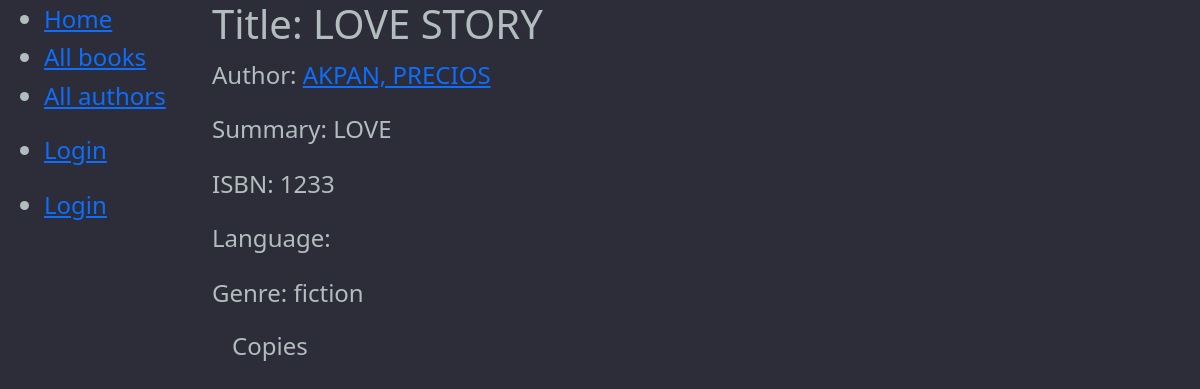
The app's page /book/2, older data.
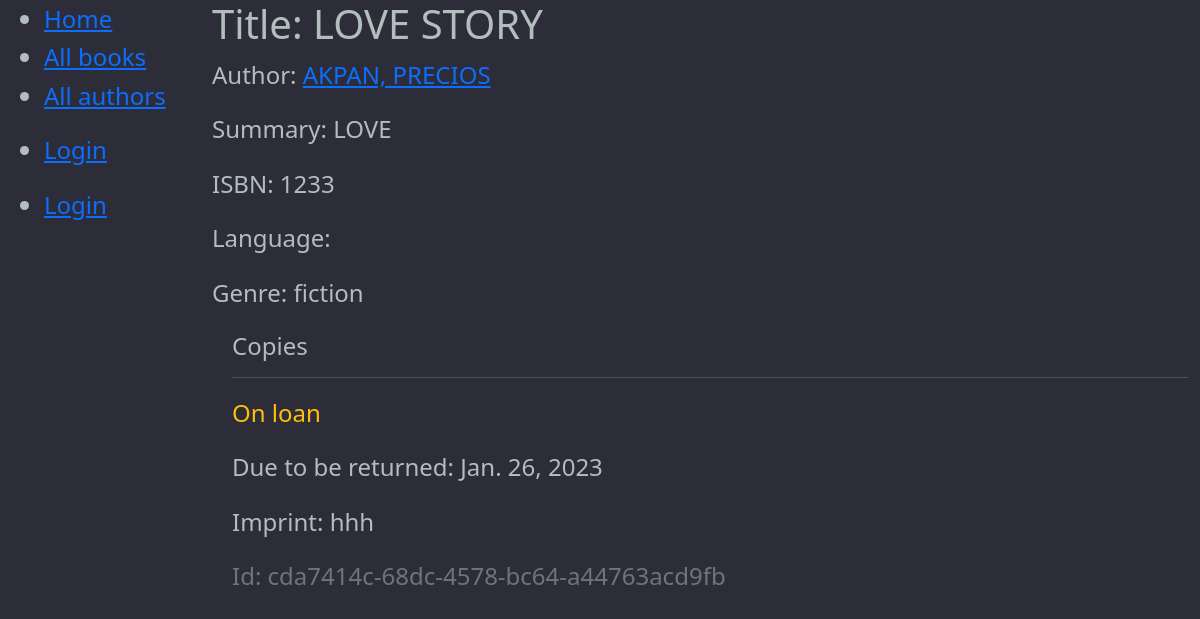
The same page, newer data.
### catalogue/models.py (models this page shows, shortened)
class Book(models.Model):
    title = models.CharField(max_length=200)
    author = models.ForeignKey('Author', on_delete=models.SET_NULL, null=True)
    summary = models.TextField(max_length=1000, help_text='Enter a brief description of the book')
    isbn = models.CharField('ISBN', max_length=13, unique=True,
                            help_text='13 Character <a href="https://www.isbn-international.org/content/what-isbn">ISBN number</a>')
    genre = models.ManyToManyField(Genre, help_text='Select a genre for this book')
    def display_genre(self):
        """Create a string for the Genre. This is required to display genre in Admin."""
        return ', '.join(genre.name for genre in self.genre.all()[:3])
    display_genre.short_description = 'Genre'

class Author(models.Model):
    first_name = models.CharField(max_length=100)
    last_name = models.CharField(max_length=100)
    date_of_birth = models.DateField(null=True, blank=True)
    date_of_death = models.DateField('Died', null=True, blank=True)
    class Meta:
        ordering = ['last_name', 'first_name']
    def __str__(self):
        return f'{self.last_name}, {self.first_name}'

class Genre(models.Model):
    name = models.CharField(max_length=200, help_text='Enter a book genre (e.g. Science Fiction)')
    def __str__(self):
        return self.name

class BookInstance(models.Model):
    id = models.UUIDField(primary_key=True, default=uuid.uuid4,
                          help_text='Unique ID for this particular book across whole library')
    book = models.ForeignKey('Book', on_delete=models.RESTRICT, null=True)
    imprint = models.CharField(max_length=200)
    due_back = models.DateField(null=True, blank=True)
    borrower = models.ForeignKey(User, on_delete=models.SET_NULL, null=True, blank=True)
    LOAN_STATUS = (
        ('m', 'Maintenance'),
        ('o', 'On loan'),
        ('a', 'Available'),
        ('r', 'Reserved'),
    )
    status = models.CharField(
        max_length=1,
        choices=LOAN_STATUS,
        blank=True,
        default='m',
        help_text='Book availability',
    )
    class Meta:
        ordering = ['due_back']
        permissions = (("can_mark_returned", "Set book as returned"),)

### catalogue/views.py (the view)
# urls.py: path('book/<int:pk>', views.BookDetailView.as_view(), name='book-detail'),
class BookDetailView(generic.DetailView):
    model = Book

### catalogue/templates/catalogue/book_detail.html
{% extends "base_generic.html" %}
{% block content %}
  <h1>Title: {{ book.title }}</h1>
  <p><strong>Author:</strong> <a href="">{{ book.author }}</a></p>
  <p><strong>Summary:</strong> {{ book.summary }}</p>
  <p><strong>ISBN:</strong> {{ book.isbn }}</p>
  <p><strong>Language:</strong> {{ book.language }}</p>
  <p><strong>Genre:</strong> {{ book.genre.all|join:", " }}</p>
  <div style="margin-left:20px;margin-top:20px">
    <h4>Copies</h4>
    {% for copy in book.bookinstance_set.all %}
      <hr>
      <p class="{% if copy.status == 'a' %}text-success{% elif copy.status == 'm' %}text-danger{% else %}text-warning{% endif %}">
        {{ copy.get_status_display }}
      </p>
      {% if copy.status != 'a' %}
        <p><strong>Due to be returned:</strong> {{ copy.due_back }}</p>
      {% endif %}
      <p><strong>Imprint:</strong> {{ copy.imprint }}</p>
      <p class="text-muted"><strong>Id:</strong> {{ copy.id }}</p>
    {% endfor %}
  </div>
{% endblock %}

### catalogue/templates/base_generic.html (shortened to what this page needs)
<!DOCTYPE html>
<html lang="en">
<head>
  <link href="https://cdn.jsdelivr.net/npm/bootstrap@5.1.3/dist/css/bootstrap.min.css" rel="stylesheet">
  {% load static %}
  <link rel="stylesheet" href="{% static 'styles.css' %}">
</head>
<body>
  <div class="container-fluid">
    <div class="row">
      <div class="col-sm-2">
      {% block sidebar %}
        <ul class="sidebar-nav">
          <li><a href="{% url 'index' %}">Home</a></li>
          <li><a href="{% url 'books' %}">All books</a></li>
          <li><a href="{% url 'authors' %}">All authors</a></li>
        </ul>
                     <ul class="sidebar-nav">
   {% if user.is_authenticated %}
   <li>User: {{ user.get_username }}</li>
   <li><a href="{% url 'my-borrowed' %}">My Borrowed</a></li>
   <li><a href="{% url 'logout' %}?next={{ request.path }}">Logout</a></li>
   {% else %}
   <li><a href="{% url 'login' %}?next={{ request.path }}">Login</a></li>
   {% endif %}
 </ul>
            <ul class="sidebar-nav">
   {% if user.is_authenticated %}
     <li>User: {{ user.get_username }}</li>
     <li><a href="{% url 'logout' %}?next={{ request.path }}">Logout</a></li>
   {% else %}
     <li><a href="{% url 'login' %}?next={{ request.path }}">Login</a></li>
   {% endif %}
  </ul>
     {% endblock %}
      </div>
      <div class="col-sm-10 ">
          {% block content %}
          {% endblock %}
      </div>
    </div>
  </div>
</body>
</html>

### catalogue/static/styles.css (style rules this page uses)
:root { --color-main: #71c6dd; --color-main-light: #e1f6fb; --color-dark: #3f4156; --color-dark-medium: #51546e; --color-dark-light: #696d97; --color-light: #e5e5e5; --color-gray: #8b8b8b; --color-light-gray: #b2bdbd; --color-bg: #2d2d39; --color-success: #5dd693; --color-error: #fc4b0b; }
body { line-height: 1.6; font-weight: 100; font-size: 1.5rem; color: var(--color-light-gray); background-color: var(--color-bg); min-height: 100vh; }

Row changes from the older to the newer data that the page shows:
added BookInstance: status "On loan", due_back "Jan. 26, 2023", imprint "hhh", id "cda7414c-68dc-4578-bc64-a44763acd9fb"
